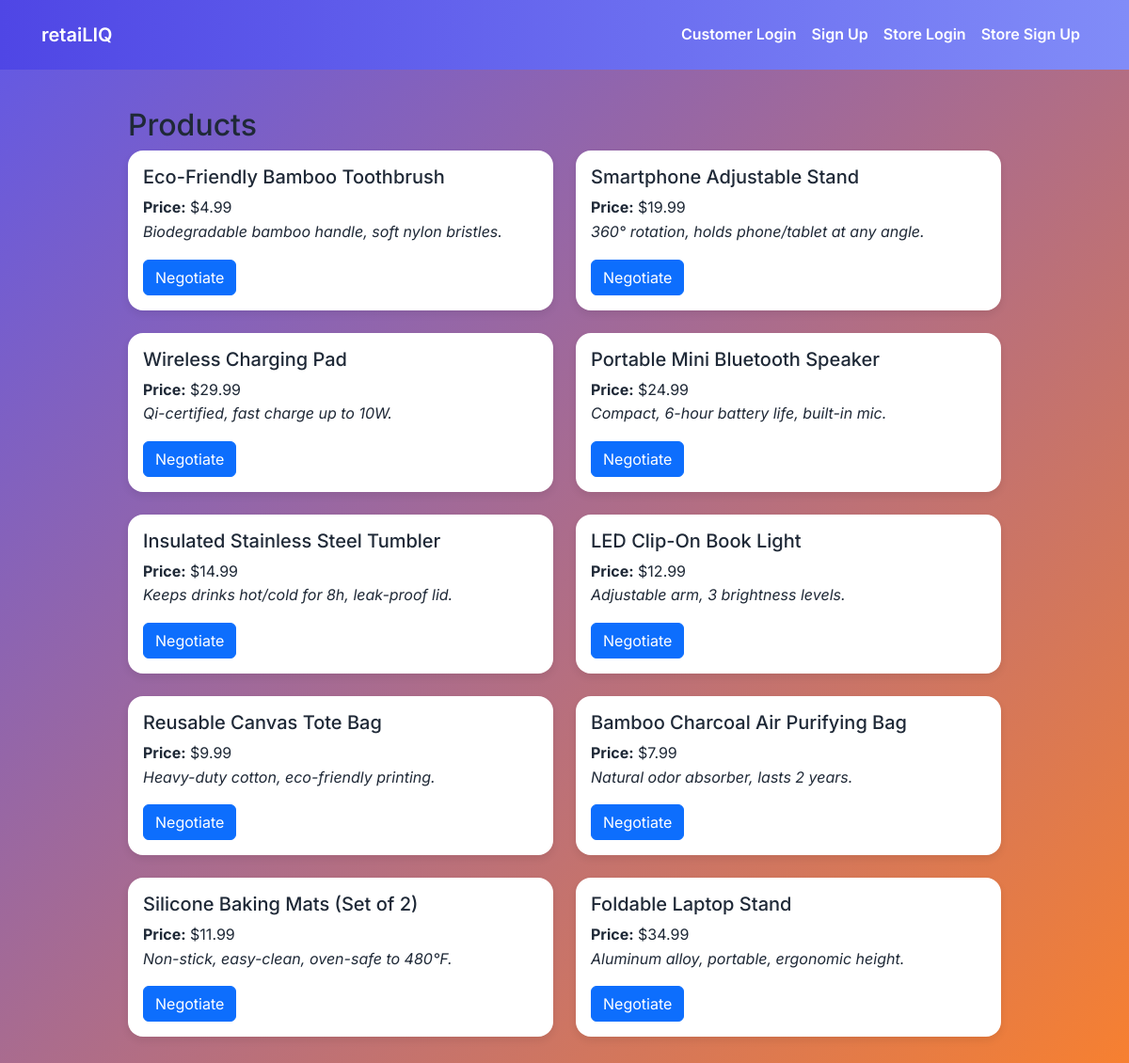
The app's page /store/1/products with its own data.
### models.py (models this page shows)
class Product(db.Model):
    __tablename__ = 'product'
    id              = db.Column(db.Integer, primary_key=True)
    name            = db.Column(db.String(150), nullable=False)
    price           = db.Column(db.Float, nullable=False)
    max_discount    = db.Column(db.Float, nullable=False)
    description     = db.Column(db.Text,    nullable=True)
    justification   = db.Column(db.Text,    nullable=True)
    other_discounts = db.Column(db.Text,    nullable=True)
    store_id        = db.Column(db.Integer, db.ForeignKey('store.id'), nullable=False)
    store           = db.relationship('Store', back_populates='products')
    sessions        = db.relationship('ChatSession', back_populates='product', lazy=True)

### product_routes.py (the view)
@product_bp.route('/store/<int:store_id>/products')
def list_products(store_id):
    store = Store.query.get_or_404(store_id)
    products = Product.query.filter_by(store_id=store_id).all()
    return render_template('products.html', products=products, store=store)

### templates/products.html
{% extends "base.html" %}
{% block content %}
<h2>Products</h2>
<div class="row">
  {% for p in products %}
    <div class="col-md-6 mb-4">
      <div class="card h-100">
        <div class="card-body">
          <h5>{{ p.name }}</h5>
          <p><strong>Price:</strong> ${{"%.2f"|format(p.price)}}
          <br><em>{{ p.description }}</em></p>
          <a href="{{ url_for('chat.chat_page', product_id=p.id) }}"
             class="btn btn-primary">Negotiate</a>
        </div>
      </div>
    </div>
  {% else %}
    <p>No products found.</p>
  {% endfor %}
</div>
{% endblock %}

### templates/base.html (shortened to what this page needs)
<!DOCTYPE html>
<html lang="en">
<head>
  <link href="https://cdnjs.cloudflare.com/ajax/libs/twitter-bootstrap/5.2.3/css/bootstrap.min.css" rel="stylesheet"/>
  <link href="{{ url_for('static', filename='style.css') }}" rel="stylesheet"/>
</head>
<body>
  <nav class="navbar navbar-expand-lg navbar-dark bg-dark">
    <div class="container-fluid">
      <a class="navbar-brand" href="{{ url_for('index') }}">retaiLIQ</a>
      <div class="collapse navbar-collapse" id="navbarContent">
        <ul class="navbar-nav ms-auto">
          {% if session.get('user_id') %}
            {% if session.get('is_store_admin') %}
              <li class="nav-item"><a class="nav-link" href="{{ url_for('store.dashboard') }}">Dashboard</a></li>
              <li class="nav-item"><a class="nav-link" href="{{ url_for('product.list_products', store_id=session['store_id']) }}">Products</a></li>
              <li class="nav-item"><a class="nav-link" href="{{ url_for('product.add_product', store_id=session['store_id']) }}">Add Product</a></li>
              <li class="nav-item"><a class="nav-link" href="{{ url_for('store.add_admin') }}">Add Admin</a></li>
              <li class="nav-item"><a class="nav-link" href="{{ url_for('auth.logout') }}">Logout</a></li>
            {% else %}
              <li class="nav-item"><a class="nav-link" href="{{ url_for('store.list_stores') }}">Stores</a></li>
              <li class="nav-item"><a class="nav-link" href="{{ url_for('cart.view_cart') }}">Cart</a></li>
              <li class="nav-item"><a class="nav-link" href="{{ url_for('auth.logout') }}">Logout</a></li>
            {% endif %}
          {% else %}
            <li class="nav-item"><a class="nav-link" href="{{ url_for('auth.login') }}">Customer Login</a></li>
            <li class="nav-item"><a class="nav-link" href="{{ url_for('auth.register') }}">Sign Up</a></li>
            <li class="nav-item"><a class="nav-link" href="{{ url_for('auth.store_login') }}">Store Login</a></li>
            <li class="nav-item"><a class="nav-link" href="{{ url_for('auth.store_register') }}">Store Sign Up</a></li>
          {% endif %}
        </ul>
      </div>
    </div>
  </nav>
  <div class="container mt-4">
    {% block content %}{% endblock %}
  </div>
</body>
</html>

### static/style.css (style rules this page uses)
:root { --primary: #4f46e5; --primary-light: #818cf8; --bg-light: #f9fafb; --bg-dark: #111827; --text-dark: #1f2937; --text-light: #4b5563; --shadow: rgba(0, 0, 0, 0.08); --radius: 1rem; --spacing: 1rem; --font-sans: 'Inter', sans-serif; }
* { box-sizing: border-box; margin: 0; padding: 0; }
body { font-family: var(--font-sans); background: linear-gradient( 135deg, rgba(79, 70, 229, 0.9), rgba(249, 115, 22, 0.9) ); color: var(--text-dark); line-height: 1.6; padding-bottom: 2rem; }
.navbar { background: linear-gradient(90deg, var(--primary), var(--primary-light)); padding: var(--spacing) 2rem; }
.navbar-brand, .nav-link { font-weight: 600; color: #fff !important; }
.container { max-width: 960px; margin: 0 auto; padding: var(--spacing); }
.card { border: none; border-radius: var(--radius); box-shadow: 0 4px 8px var(--shadow); transition: transform 0.2s ease, box-shadow 0.2s ease; }

### records on screen
Product: name "Eco-Friendly Bamboo Toothbrush", price "4.99", description "Biodegradable bamboo handle, soft nylon bristles."
Product: name "Smartphone Adjustable Stand", price "19.99", description "360° rotation, holds phone/tablet at any angle."
Product: name "Wireless Charging Pad", price "29.99", description "Qi-certified, fast charge up to 10W."
Product: name "Portable Mini Bluetooth Speaker", price "24.99", description "Compact, 6-hour battery life, built-in mic."
Product: name "Insulated Stainless Steel Tumbler", price "14.99", description "Keeps drinks hot/cold for 8h, leak-proof lid."
Product: name "LED Clip-On Book Light", price "12.99", description "Adjustable arm, 3 brightness levels."
Product: name "Reusable Canvas Tote Bag", price "9.99", description "Heavy-duty cotton, eco-friendly printing."
Product: name "Bamboo Charcoal Air Purifying Bag", price "7.99", description "Natural odor absorber, lasts 2 years."
Product: name "Silicone Baking Mats (Set of 2)", price "11.99", description "Non-stick, easy-clean, oven-safe to 480°F."
Product: name "Foldable Laptop Stand", price "34.99", description "Aluminum alloy, portable, ergonomic height."
